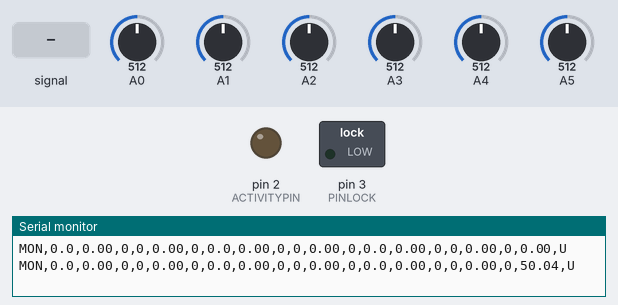
This sketch was run on a simulated Arduino Uno, built with avr-gcc and run on an emulated ATmega328P. Parts: switched loads named in the sketch (green lamp = pin HIGH), output pins drawn as LEDs (lit = HIGH), the last lines printed to the serial monitor. Dashed ring = blinking. Inputs (shaded band) come from the test bench; at power-on: A0 = 512, A1 = 512, A2 = 512, A3 = 512, A4 = 512, A5 = 512.

Above: at 1.4 s.
1.5 s: A0 fed a 200 Hz sine of ±81 counts around its level
At 4.4 s:
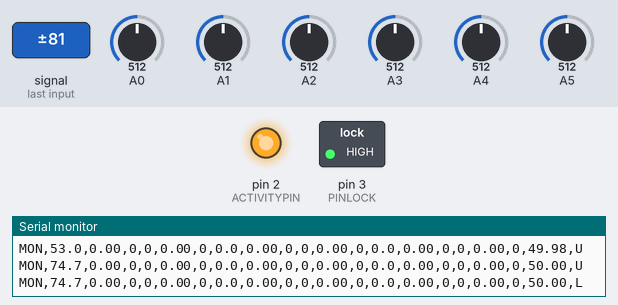
4.5 s: A0 set to 716
At 6.8 s:
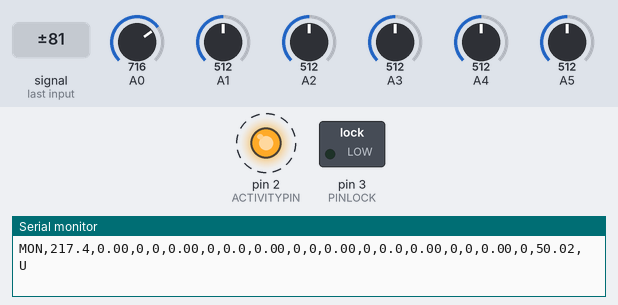
Timing chart, 0 to 13.5 s (numbered marks = the images above; inputs shaded):
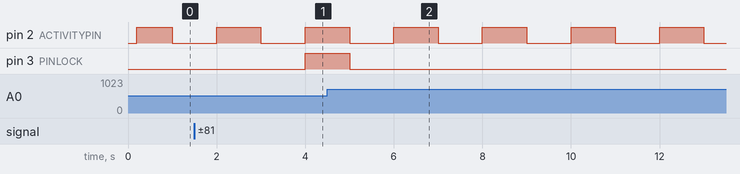

Measured:
- after the input at 1.5 s, pin 3 (PINLOCK): LOW → HIGH after 2.5 s
- after the input at 4.5 s, pin 3 (PINLOCK): HIGH → LOW after 0.50 s
- by itself, pin 2 (ACTIVITYPIN): alternates HIGH for 1.0 s and LOW for 1.0 s

The sketch:

rion_monitor.ino
```cpp
//////////////////////////////////////////
//Three phase monitor
//////////////////////////////////////////
#define V1CAL 267.2//248.9
#define V2CAL 270.3//251.8
#define V3CAL 269.6//249.6

#define I1CAL 55.5 // calculated value is 100A:0.05A for transformer / 18 Ohms for resistor = 111.1
#define I2CAL 55.5//58.7
#define I3CAL 55.5

#define I1LEAD -5 // number of microseconds the CT1 input leads the voltage input by
#define I2LEAD -5 // number of microseconds the CT2 input leads the voltage input by
#define I3LEAD -5 // number of microseconds the CT2 input leads the voltage input by
#define POWERCORRECTION 0 // this value, in watts, may be used to compensate for the leakage from voltage to current inputs

// other system constants
#define SUPPLY_VOLTS 5 // used here because it's more accurate than the internal band-gap reference
#define SUPPLY_FREQUENCY 50
#define NUMSAMPLES 35 // number of times to sample each 50Hz cycle

#define FILTERSHIFT 13 // for low pass filters to determine ADC offsets
#define PLLTIMERRANGE 250 //100 // PLL timer range limit ~+/-0.5Hz
#define PLLLOCKRANGE 40 // allowable ADC range to enter locked state
#define PLLUNLOCKRANGE 80 // allowable ADC range to remain locked
#define PLLLOCKCOUNT 100 // number of cycles to determine if PLL is locked
#define LOOPTIME 1000 // time of outer loop in milliseconds, also time between radio transmissions

//--------------------------------------------------------------------------------------------------
// constants calculated at compile time
#define V1_RATIO ((V1CAL * SUPPLY_VOLTS)/1024)
#define V2_RATIO ((V2CAL * SUPPLY_VOLTS)/1024)
#define V3_RATIO ((V3CAL * SUPPLY_VOLTS)/1024)

#define I1_RATIO ((I1CAL * SUPPLY_VOLTS)/1024)
#define I2_RATIO ((I2CAL * SUPPLY_VOLTS)/1024)
#define I3_RATIO ((I3CAL * SUPPLY_VOLTS)/1024)

#define I1PHASESHIFT (((I1LEAD+36)*256)/400) // phase shift in voltage to align to current samples
#define I2PHASESHIFT (((I2LEAD+36)*256)/400)
#define I3PHASESHIFT (((I3LEAD+36)*256)/400)

#define FILTERROUNDING (1<<(FILTERSHIFT-1))
#define TIMERTOP (((20000/NUMSAMPLES)*16)-1) // terminal count for PLL timer
#define PLLTIMERMAX (TIMERTOP+PLLTIMERRANGE)
#define PLLTIMERMIN (TIMERTOP-PLLTIMERRANGE)

// Arduino I/O pin useage
#define VOLTS1PIN 0
#define VOLTS2PIN 1
#define VOLTS3PIN 2
#define CT1PIN 5
#define CT2PIN 4
#define CT3PIN 3

//DIGITAL PIINS
#define ACTIVITYPIN 2
#define PINLOCK 3
#define PINL1 4
#define PINL2 5
#define PINL3 6
//#define FAULTPIN 7
//#define EXTERNAL_FAULT 8

//boolean fault=false;
//int l1_state=0; //0=down, 1=low v, 2=high v, 3=normal
//int l2_state=0;
//int l3_state=0;

boolean activity;

int sampleV1,sampleV2,sampleV3;
int sampleI1,sampleI2,sampleI3;
int numSamples;

int volts1Offset=512,volts2Offset=512,volts3Offset=512;
int I1Offset=512,I2Offset=512,I3Offset=512; // start offsets at ADC centre

float V1rms,V2rms,V3rms;
float I1rms,I2rms,I3rms;
long sumV1squared,sumV2squared,sumV3squared;
long sumI1squared,sumI2squared,sumI3squared;
long sumP1,sumP2,sumP3;

long cycleV1squared,cycleV2squared,cycleV3squared;
long cycleI1squared,cycleI2squared,cycleI3squared;
long cycleP1,cycleP2,cycleP3;
long totalV1squared,totalV2squared,totalV3squared;
long totalI1squared,totalI2squared,totalI3squared;
long totalP1,totalP2,totalP3;
long sumTimerCount;

float realPower1,apparentPower1,powerFactor1;
float realPower2,apparentPower2,powerFactor2;
float realPower3,apparentPower3,powerFactor3;
long energy1,energy2,energy3;

float frequency;
word timerCount=TIMERTOP;
word pllUnlocked=PLLLOCKCOUNT;
word cycleCount;
boolean newCycle;

unsigned long nextTransmitTime;

//long phase_distance;
//boolean bridged=false;

void setup()
{
  delay(200);

  Serial.begin(19200);

  pinMode(PINLOCK,OUTPUT);
//  pinMode(PINL1,OUTPUT);
//  pinMode(PINL2,OUTPUT);
//  pinMode(PINL3,OUTPUT);
//  pinMode(FAULTPIN,OUTPUT);
  pinMode(ACTIVITYPIN,OUTPUT);
//  pinMode(EXTERNAL_FAULT,OUTPUT);

  // change ADC prescaler to /32 = 500 kHz clock
  // slightly out of spec of 200kHz but should be OK
  const unsigned char PS_16=(1<<ADPS2);
  const unsigned char PS_32=(1<<ADPS2)|(1<<ADPS0);
  const unsigned char PS_64=(1<<ADPS2)|(1<<ADPS1);
  const unsigned char PS_128=(1<<ADPS2)|(1<<ADPS1)|(1<<ADPS0);
  //ADCSRA &= 0xf8;  // remove bits set by Arduino library
  //ADCSRA |= 0x06;
  ADCSRA &= ~PS_128;
  ADCSRA |= PS_32;

  //set timer 1 interrupt for required period
  noInterrupts();
  TCCR1A = 0; // clear control registers
  TCCR1B = 0;
  TCNT1  = 0; // clear counter
  OCR1A = TIMERTOP; // set compare reg for timer period
  bitSet(TCCR1B,WGM12); // CTC mode
  bitSet(TCCR1B,CS10); // no prescaling
  bitSet(TIMSK1,OCIE1A); // enable timer 1 compare interrupt
  bitSet(ADCSRA,ADIE); // enable ADC interrupt
  interrupts();

  //Serial.println("MON_MSG,STARTED,");
}

void loop()
{
  if(newCycle) addCycle(); // a new mains cycle has been sampled

  if((millis()>=nextTransmitTime) && ((millis()-nextTransmitTime)<0x80000000L)) // check for overflow
  {
    calculateVIPF();
    sendResults();
    nextTransmitTime+=LOOPTIME;
  }
}

// timer 1 interrupt handler
ISR(TIMER1_COMPA_vect)
{
  ADMUX = _BV(REFS0) | VOLTS1PIN; // start ADC conversion for voltage
  ADCSRA |= _BV(ADSC);
}

// ADC interrupt handler
ISR(ADC_vect)
{
  static int newV1,newV2,newV3;
  static int newI1,newI2,newI3;
  static int lastV1,lastV2,lastV3;
  static long fVolts1Offset=512L<<FILTERSHIFT,fVolts2Offset=512L<<FILTERSHIFT,fVolts3Offset=512L<<FILTERSHIFT;
  static long fI1Offset=512L<<FILTERSHIFT,fI2Offset=512L<<FILTERSHIFT,fI3Offset=512L<<FILTERSHIFT;
  int result;
  long phaseShiftedV1,phaseShiftedV2,phaseShiftedV3;

  result = ADCL;
  result |= ADCH<<8;

  // determine which conversion just completed
  switch(ADMUX & 0x0f)
  {
    case VOLTS1PIN:
      ADMUX = _BV(REFS0) | CT1PIN; // start CT1 conversion
      ADCSRA |= _BV(ADSC);
      lastV1=newV1;
      sampleV1 = result;
      newV1=sampleV1-volts1Offset;
      sumV1squared+=((long)newV1*newV1);
      // update low-pass filter for DC offset
      fVolts1Offset += (sampleV1-volts1Offset);
      volts1Offset=(int)((fVolts1Offset+FILTERROUNDING)>>FILTERSHIFT);
      // determine voltage at current sampling points and use it for power calculation
      phaseShiftedV1=lastV1+((((long)newV1-lastV1)*I1PHASESHIFT)>>8);
      sumP1+=(phaseShiftedV1*newI1);
      break;
    case VOLTS2PIN:
      ADMUX = _BV(REFS0) | CT2PIN; // start CT1 conversion
      ADCSRA |= _BV(ADSC);
      lastV2=newV2;
      sampleV2 = result;
      newV2=sampleV2-volts2Offset;
      sumV2squared+=((long)newV2*newV2);
      // update low-pass filter for DC offset
      fVolts2Offset += (sampleV2-volts2Offset);
      volts2Offset=(int)((fVolts2Offset+FILTERROUNDING)>>FILTERSHIFT);
      // determine voltage at current sampling points and use it for power calculation
      phaseShiftedV2=lastV2+((((long)newV2-lastV2)*I2PHASESHIFT)>>8);
      sumP2+=(phaseShiftedV2*newI2);
      break;
    case VOLTS3PIN:
      ADMUX = _BV(REFS0) | CT3PIN; // start CT1 conversion
      ADCSRA |= _BV(ADSC);
      lastV3=newV3;
      sampleV3 = result;
      newV3=sampleV3-volts3Offset;
      sumV3squared+=((long)newV3*newV3);
      // update low-pass filter for DC offset
      fVolts3Offset += (sampleV3-volts3Offset);
      volts3Offset=(int)((fVolts3Offset+FILTERROUNDING)>>FILTERSHIFT);
      // determine voltage at current sampling points and use it for power calculation
      phaseShiftedV3=lastV3+((((long)newV3-lastV3)*I3PHASESHIFT)>>8);
      sumP3+=(phaseShiftedV3*newI3);
      break;
    case CT1PIN:
      ADMUX = _BV(REFS0) | VOLTS2PIN; // start V2 conversion
      ADCSRA |= _BV(ADSC);
      sampleI1 = result;
      newI1=sampleI1-I1Offset;
      sumI1squared+=((long)newI1*newI1);
      fI1Offset += (sampleI1-I1Offset);
      I1Offset=(int)((fI1Offset+FILTERROUNDING)>>FILTERSHIFT);
      break;
    case CT2PIN:
      ADMUX = _BV(REFS0) | VOLTS3PIN; // start V2 conversion
      ADCSRA |= _BV(ADSC);
      sampleI2 = result;
      newI2=sampleI2-I2Offset;
      sumI2squared+=((long)newI2*newI2);
      fI2Offset += (sampleI2-I2Offset);
      I2Offset=(int)((fI2Offset+FILTERROUNDING)>>FILTERSHIFT);
      break;
    case CT3PIN:
      sampleI3 = result;
      newI3=sampleI3-I3Offset;
      sumI3squared+=((long)newI3*newI3);
      fI3Offset += (sampleI3-I3Offset);
      I3Offset=(int)((fI3Offset+FILTERROUNDING)>>FILTERSHIFT);
      updatePLL(newV1,lastV1,newV2,newV3);
      break;
  }
}

void updatePLL(int newV, int lastV,int newV2, int newV3)
{
  static byte samples=0;
  static int oldV;
  static boolean divertFlag, diverting=false;
  static int manualCycleCount=-1;
  boolean rising;

  rising=(newV>lastV); // synchronise to rising zero crossing

  samples++;
  if(samples>=NUMSAMPLES) // end of one 50Hz cycle
  {
    samples=0;
    if(rising)
    {
      // if we're in the rising part of the 50Hz cycle adjust the final timer count
      // to move newV towards 0, only adjust if we're moving in the wrong direction
      if(((newV<0)&&(newV<=oldV))||((newV>0)&&(newV>=oldV))) timerCount-=newV;
      // limit range of PLL frequency
      timerCount=constrain(timerCount,PLLTIMERMIN,PLLTIMERMAX);
      OCR1A=timerCount;
      if(abs(newV)>PLLUNLOCKRANGE) pllUnlocked=PLLLOCKCOUNT; // we're unlocked
      else if(pllUnlocked) pllUnlocked--;
      //phase_distance=abs(newV-newV2)+abs(newV-newV3);
    }
    else // in the falling part of the cycle, we shouldn't be here
    {
      OCR1A=PLLTIMERMAX; // shift out of this region fast
      pllUnlocked=PLLLOCKCOUNT; // and we can't be locked
    }

    oldV=newV;

    // save results for outer loop
    cycleV1squared=sumV1squared;
    cycleV2squared=sumV2squared;
    cycleV3squared=sumV3squared;
    cycleI1squared=sumI1squared;
    cycleI2squared=sumI2squared;
    cycleI3squared=sumI3squared;
    cycleP1=sumP1;
    cycleP2=sumP2;
    cycleP3=sumP3;

    // and clear accumulators
    sumV1squared=0;
    sumV2squared=0;
    sumV3squared=0;
    sumI1squared=0;
    sumI2squared=0;
    sumI3squared=0;
    sumP1=0;
    sumP2=0;
    sumP3=0;

    newCycle=true; // flag new cycle to outer loop
  }
}

// add data for new 50Hz cycle to total
void addCycle()
{

  totalV1squared+=cycleV1squared;
  totalV2squared+=cycleV2squared;
  totalV3squared+=cycleV3squared;

  totalI1squared+=cycleI1squared;
  totalI2squared+=cycleI2squared;
  totalI3squared+=cycleI3squared;

  totalP1+=cycleP1;
  totalP2+=cycleP2;
  totalP3+=cycleP3;

  numSamples+=NUMSAMPLES;
  sumTimerCount+=(timerCount+1); // for average frequency calculation

  cycleCount++;
  newCycle=false;
}

// calculate voltage, current, power and frequency
void calculateVIPF()
{
  if(numSamples==0) return; // just in case

  V1rms = V1_RATIO * sqrt(((float)totalV1squared)/numSamples);
  V2rms = V2_RATIO * sqrt(((float)totalV2squared)/numSamples);
  V3rms = V3_RATIO * sqrt(((float)totalV3squared)/numSamples);

  I1rms = I1_RATIO * sqrt(((float)totalI1squared)/numSamples);
  I2rms = I2_RATIO * sqrt(((float)totalI2squared)/numSamples);
  I3rms = I3_RATIO * sqrt(((float)totalI3squared)/numSamples);

  realPower1 = (V1_RATIO * I1_RATIO * (float)totalP1)/numSamples;
  if(abs(realPower1)>POWERCORRECTION) realPower1-=POWERCORRECTION;
  apparentPower1 = V1rms * I1rms;
  powerFactor1=abs(realPower1 / apparentPower1);

  realPower2 = V2rms * I2rms;       //(V2_RATIO * I2_RATIO * (float)totalP2)/numSamples;
  if(abs(realPower2)>POWERCORRECTION) realPower2-=POWERCORRECTION;
  apparentPower2 = V2rms * I2rms;
  powerFactor2=abs(realPower2 / apparentPower2);

  realPower3 = (V3_RATIO * I3_RATIO * (float)totalP3)/numSamples;
  if(abs(realPower3)>POWERCORRECTION) realPower3-=POWERCORRECTION;
  apparentPower3 = V3rms * I3rms;
  powerFactor3=abs(realPower3 / apparentPower3);

  frequency=((float)cycleCount*16000000)/(((float)sumTimerCount)*NUMSAMPLES);

  energy1=(realPower1*LOOPTIME)/1000; //watt-seconds
  energy2=(realPower2*LOOPTIME)/1000;
  energy3=(realPower3*LOOPTIME)/1000;

  totalV1squared=0;
  totalV2squared=0;
  totalV3squared=0;
  totalI1squared=0;
  totalI2squared=0;
  totalI3squared=0;
  totalP1=0;
  totalP2=0;
  totalP3=0;
  numSamples=0;
  cycleCount=0;
  sumTimerCount=0;
}

void sendResults()
{
  activity=!activity;
  digitalWrite(ACTIVITYPIN,activity);

  if(pllUnlocked){
    digitalWrite(PINLOCK,LOW);
  }else{
    digitalWrite(PINLOCK,HIGH);
  }

  if (I1rms<0.1) {
    I1rms=0;realPower1=0;apparentPower1=0;powerFactor1=0;energy1=0;
  }
  if (I2rms<0.1) {
    I2rms=0;realPower2=0;apparentPower2=0;powerFactor2=0;energy2=0;
  }
  if (I3rms<0.1) {
    I3rms=0;realPower3=0;apparentPower3=0;powerFactor3=0;energy3=0;
  }
  if (V1rms<10.0) {
    V1rms=0;I1rms=0;realPower1=0;apparentPower1=0;powerFactor1=0;energy1=0;
  }
  if (V2rms<10.0) {
    V2rms=0;I2rms=0;realPower2=0;apparentPower2=0;powerFactor2=0;energy2=0;
  }
  if (V3rms<10.0) {
    V3rms=0;I3rms=0;realPower3=0;apparentPower3=0;powerFactor3=0;energy3=0;
  }
  if(realPower1<0){realPower1=0;}
  if(realPower2<0){realPower2=0;}
  if(realPower3<0){realPower3=0;}

  Serial.print("MON,");
  Serial.print(V1rms,1); //1
  Serial.print(",");
  Serial.print(I1rms); //2
  Serial.print(",");
  Serial.print(realPower1,0); //3
  Serial.print(",");
  Serial.print(apparentPower1,0); //4
  Serial.print(",");
  Serial.print(powerFactor1,2); //5
  Serial.print(",");
  Serial.print(energy1); //6
  Serial.print(",");

  Serial.print(V2rms,1); //7
  Serial.print(",");
  Serial.print(I2rms); //8
  Serial.print(",");
  Serial.print(realPower2,0); //9
  Serial.print(",");
  Serial.print(apparentPower2,0); //10
  Serial.print(",");
  Serial.print(powerFactor2,2); //11
  Serial.print(",");
  Serial.print(energy2); //12
  Serial.print(",");

  Serial.print(V3rms,1); //13
  Serial.print(",");
  Serial.print(I3rms); //14
  Serial.print(",");
  Serial.print(realPower3,0); //15
  Serial.print(",");
  Serial.print(apparentPower3,0); //16
  Serial.print(",");
  Serial.print(powerFactor3,2); //17
  Serial.print(",");
  Serial.print(energy3); //18
  Serial.print(",");
  Serial.print(frequency); //19
  Serial.print(",");
  if (pllUnlocked) {
    Serial.print("U"); //20
  } else
  {
    Serial.print("L"); //20
  }

  Serial.println();
}
```
